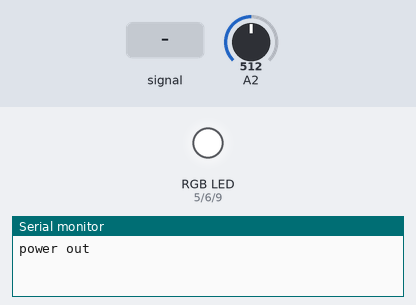
The sketch below on a simulated Arduino Mega 2560, built with avr-gcc and run on an emulated ATmega2560. On the bench: an RGB LED mixed from three pins (HIGH = lit), the last lines printed to the serial monitor. Inputs (shaded band) come from the test bench; at power-on: A2 = 512.

Above: at 1.4 s.
1.5 s: A2 set to 632
3.0 s: A2 set to 650
At 5.1 s:
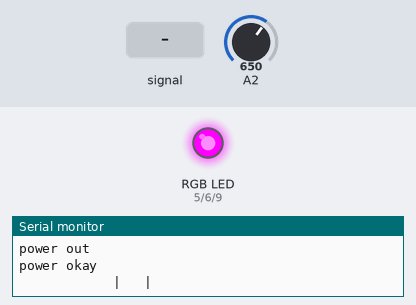
5.5 s: A2 fed a 200 Hz sine of ±81 counts around its level
At 6.5 s:
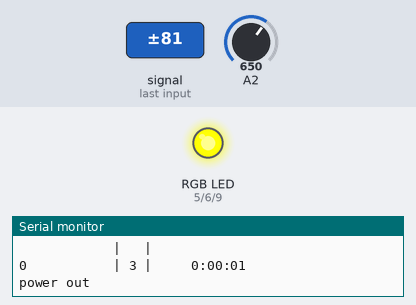
7.1 s: A2 fed a 2 Hz sine of ±306 counts around its level
At 7.43 s:
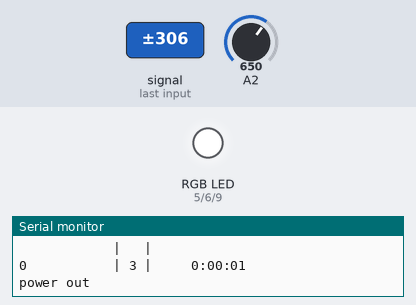
10.1 s: A2 set to 634
Timing chart, 0 to 63.6 s (numbered marks = the images above; inputs shaded):
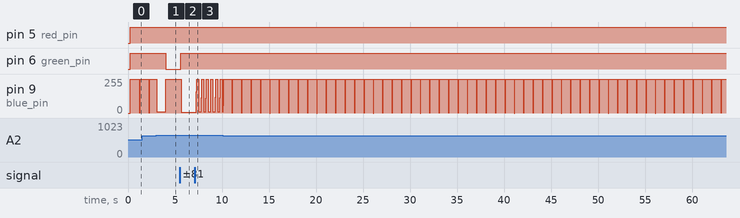

The sketch:

2022-11-17_PiMachine.ino
```cpp
// PiMachine

#include <Arduino.h>
#include <string.h>
#include <stdio.h>
#include <pidec.h>
#include <rgb.h>
#include <printer.h>
#include <chrono.h>

// if 1, wait for serial (usb) console before starting
#define WAIT_CONSOLE 0

// if 1, print to real printer in addition to console
#define PRINT_DIGITS 1

// if 1, check for paper out (can do this without printing digits)
#define CHECK_PAPER 1

// if 1, switch on GPIO simulates paper out
#define CHECK_PAPER_FAKE 0

static const int paper_fake_pin = 10;
static const int paper_fake_yes = 1; // gpio when "paper is present"

// if 1, check power and pause when not present
// (requires divider connected to a/d pin)
#define CHECK_POWER 1

// Minimum number of milliseconds per digit printed.
// 250 seems to be about the fastest, slower for debugging.
#if PRINT_DIGITS
static const Interval print_interval(500);
#else
static const Interval print_interval(0);
#endif

// 19200 for the Mini, 9600 for the Nano
static const int printer_baud = 19200;

static Printer printer(Serial1);

static const int red_pin = 5;
static const int green_pin = 6;
static const int blue_pin = 9;
static Rgb led(red_pin, green_pin, blue_pin);


// The start time is advanced when waiting for power or paper.
static Time start_time;

// In the program, first digit after the decimal (the 1) is digit zero
// (that is dictated by DigitsOfPi).
//
// In the printout, the initial '3' is digit zero, so the printout uses
// digit_num + 1.
//
// digit_num: -4 and -3 are spaces, -2 is the '3', -1 is the '.', then
//            0.. are the digits after the decimal point
static const int32_t digit_num_start = -4;
static int32_t digit_num = digit_num_start;


// How long it took to calculate the most recent digit.
// loop() sets this and print_digit() uses it.
static Interval digit_interval;


#if CHECK_PAPER || CHECK_PAPER_FAKE

// return true if the printer claims to have paper, false otherwise
static bool check_paper()
{
#if CHECK_PAPER_FAKE
  return (digitalRead(paper_fake_pin) == paper_fake_yes);
#else
  return printer.paper();
#endif
}

#endif // CHECK_PAPER || CHECK_PAPER_FAKE


// If paper is detected, return true immediately.
// If paper is not detected, wait for it to be detected continuously
// for 10 seconds, then return false.
// Logic is similar to power_wait, but in here we also allow for power
// disappearing (i.e. run out of paper, unplug it to move it or something).
static bool paper_wait()
{

#if CHECK_PAPER || CHECK_PAPER_FAKE

  if (check_paper())
    return true;

  Serial.println("paper out");

  // Time we started waiting for more paper. This is used to adjust the global
  // start_time so it doesn't include paper-out time.
  const Time wait_start;

  // Need to see paper for 10 seconds before continuing.
  const Interval wait_timeout(10000);

  // Last time paper was detected as "out".
  Time paper_out;

  while ((Time::now() - paper_out) < wait_timeout) {

    if (!power_wait()) {
      // power went away, then came back
      paper_out = Time::now();
    }

    if (check_paper()) {
      // solid red means we see paper, waiting for 10 seconds
      led.set(Rgb::Red);
    } else {
      // winking red means we don't see paper
      led.pattern(Rgb::Red, 10, Rgb::Off, 990);
      paper_out = Time::now();
    }

    led.loop(); // handle blinking

    yield(); // could be in this while loop for a long time

  } // while

  // Adjust start_time as if we didn't have to wait.
  start_time += (Time::now() - wait_start);

  // Back up 30 digits after paper out. A nice clean end-of-paper only needs
  // a few digits of backing up (4 or 5 might do), but sometimes the end of
  // the roll is folded back on itself and a couple of inches at the end
  // don't print because it's trying to print on the back of the paper.
  // We're printing about 8.5 lines per inch.
  digit_num -= 30;
  if (digit_num < digit_num_start)
    digit_num = digit_num_start;

  Serial.println("paper okay");

  return false;

#else // CHECK_PAPER(_FAKE)

  return true;

#endif // CHECK_PAPER(_FAKE)

} // paper_wait


// return true if 5V supply is present, false otherwise
static bool check_power()
{

#if CHECK_POWER

  // VUSB is 5.0V when plugged in, and is about 3.3V when not plugged in.
  // The pin is half that. Set threshold for halfway between 5.0 and 3.3.
  // Halfway between 3.3 and 5.0 is 4.15V.
  // Pin is half that, or 2.075V.
  // ADC reading is 1024 at 3.3V, so ADC threshold is 644.
  const int v_thresh = 644;
  int v = analogRead(2);

  return (v >= v_thresh);

#else // CHECK_POWER

  return true;

#endif // CHECK_POWER

} // check_power


static bool power_wait()
{

  if (check_power())
    return true;

  Serial.println("power out");

  // Wait to be plugged in for at least 1 sec, then return false.
  // The delay is to let the printer boot up.
  // Returning false prevents the just-calculated digit from being printed.

  const Time wait_start;

  const Interval wait_timeout(1000); // 1 second

  // last time power was seen low
  Time power_low;

  while ((Time::now() - power_low) < wait_timeout) {

    if (check_power()) {
      // solid blue means we see 5V power, waiting 1 second
      led.set(Rgb::Blue);
    } else {
      // winking blue means we don't see 5V power
      led.pattern(Rgb::Blue, 10, Rgb::Off, 990);
      power_low = Time::now();
    }

    led.loop(); // handle blinking

    yield(); // could be in this while loop for hours

  } // while

  // Adjust start_time as if we didn't have to wait.
  start_time += (Time::now() - wait_start);

  // Back up three digits after power outage; really only the previous one
  // might be chopped off, but maybe there's some other case where more than
  // one might be lost, and losing a digit would be most terrible.
  digit_num -= 3;
  if (digit_num < digit_num_start)
    digit_num = digit_num_start;

  Serial.println("power okay");

  return false;

} // power_wait


// print a digit (paper and power already checked)
//
static void print_digit(char digit)
{
  // Limit print rate so we don't queue up lines in the receive buffer,
  // which breaks paper-out handling. This is different from worrying
  // about overrunning the receive buffer; we basically want to know a
  // digit is on the paper before we try to print another one.
  static Time last_print_time;
  while ((Time::now() - last_print_time) < print_interval)
    delay(1);
  last_print_time = Time::now();

  // timestamp that will print with digit
  uint32_t h, m, s, ms;
  (last_print_time - start_time).hmsm(h, m, s, ms);

  // digit number to print
  int32_t pr_digit_num;
  if (digit_num == -2)
    pr_digit_num = 0; // initial '3'
  else
    pr_digit_num = digit_num + 1;

  // large font is 12 pixels wide x 24 pixels high

  // rotated and doubled digit is 48 pixels wide
  // digit should be centered on 384/2 = 192, so should print at
  // 192 - (48 / 2) = 168

  // line will be:
  // digit number: 12 chars @ 12 pixels = 144 pixels
  // border:        2 chars @ 12 pixels =  24 pixels
  // digit:         1 char  @ 48 pixels =  48 pixels
  // border:        2 chars @ 12 pixels =  24 pixels
  // timestamp:    12 chars @ 12 pixels = 144 pixels
  // total:                               384 pixels

  char buf[50];

  // only print number and timestamp if digit is 0..9
  if ('0' <= digit && digit <= '9')
    sprintf(buf, "%-12ld| %c |%6lu:%02lu:%02lu", pr_digit_num, digit, h, m, s);
  else
    sprintf(buf, "            | %c |            ", digit);
  Serial.print(buf);

  sprintf(buf, "%9lld", digit_interval.ms());
  Serial.print(buf);

  Serial.println();

#if PRINT_DIGITS

  // digit number
  if ('0' <= digit && digit <= '9')
    sprintf(buf, "%-12ld", pr_digit_num); // 12 chars left-justified
  else
    strcpy(buf, "            "); // 12 chars

  printer.rotate(false);
  printer.mode(Printer::Modes::FontLarge);
  printer.print(buf);
  printer.print(0xb2); // gray box
  printer.print(' ');

  // digit
  printer.rotate(true);
  printer.mode(Printer::Modes::FontLarge | Printer::Modes::BoldOn |
               Printer::Modes::Height2x | Printer::Modes::Width2x);
  printer.print(digit);

  // Timestamp. This will run up against the digit in 11 years, then
  // do something uglier in 114 years.
  printer.rotate(false);
  printer.mode(Printer::Modes::FontLarge);
  printer.print(' ');
  printer.print(0xb2); // gray box
  if ('0' <= digit && digit <= '9') {
    sprintf(buf, "%6lu:%02lu:%02lu", h, m, s); // 12 chars right-justified
    printer.print(buf);
  }

  printer.line_space(0);  // lines as close together as possible
  printer.flush();        // print buffered data and advance paper

  printer.mode(); // defaults

#endif // PRINT_DIGITS

} // print_digit


void setup()
{
  led.begin();

  led.set(Rgb::White);

  Serial.begin(115200);

#if WAIT_CONSOLE
  while (!Serial)
    ;
  delay(250);
#endif

#if CHECK_PAPER_FAKE

  // switch from gpio to ground
  // open is paper-yes, closed is paper-no
  pinMode(paper_fake_pin, INPUT_PULLUP);

#endif

  // printer.begin() sets the baud rate and sends a reset command,
  // but does not wait for any responses from the printer
  printer.begin(printer_baud);
  delay(250);

  start_time = Time::now();

  digit_num = digit_num_start;

} // setup


// Algorithm will only works starting at (approximately) digit 50 after
// the decimal (I don't know why) so before that we cheat and look it up
// This also puts a couple of blank lines at the start, and prints the
// decimal point.
static const char *pi50 =
    "  3.1415926535897932384626433832795028841971693993751058209";


void loop()
{
  led.set(Rgb::Green);

  Time digit_start_time;

  char digit_char;

  if (digit_num < 50) {

    // digit_num == 0 should get the '1' after the decimal point (pi50[4])
    // digit_num starts at -4

    digit_char = pi50[digit_num + 4];

  } else {

    double x = DigitsOfPi(digit_num);
    double y = x * 1.0e9;
    int digit = int32_t(y) / 100000000;

    digit_char = '0' + digit;

  }

  // how long it took to calculate this digit (only used for serial prints)
  digit_interval = Time::now() - digit_start_time;

  // If power_wait() returns false, power was detected as gone, then we
  // waited for it to come back. The last line printed might be faint or
  // chopped off, so digit_num has been backed up and we need to go back
  // and recalculate a previous digit.

  if (!power_wait())
    return;

  // Similar to power_wait(); start over on a previous digit. This backs up
  // farther than power_wait since the end of the paper can cause loss of more
  // digits.

  if (!paper_wait())
    return;

  print_digit(digit_char);
  digit_num++;

} // loop
```

Measured:
- the behaviour switches between 643 and 644 on A2 (found by bisection; images 0 and 1)
- after the input at 3.0 s, pin 6 (green_pin): HIGH → LOW after 1.0 s
- after the input at 5.5 s, pin 6 (green_pin): LOW → HIGH after 0.10 s; pin 9 (blue_pin): 255/255 → 5/255 after 0.15 s
- after the input at 7.1 s, pin 9 (blue_pin): ramps from 8/255 to 255/255 and jumps back, once every 0.50 s
